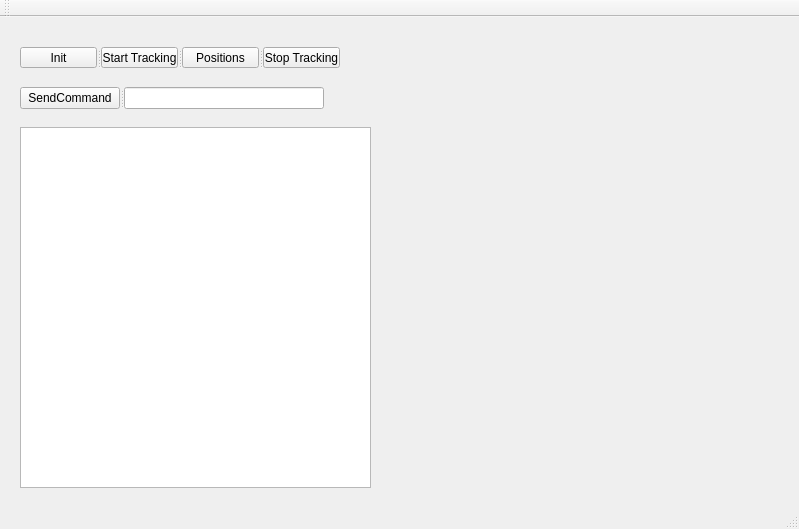
<?xml version="1.0" encoding="UTF-8"?>
<ui version="4.0">
 <class>TestApp</class>
 <widget class="QMainWindow" name="TestApp">
  <property name="geometry">
   <rect>
    <x>0</x>
    <y>0</y>
    <width>799</width>
    <height>529</height>
   </rect>
  </property>
  <property name="sizePolicy">
   <sizepolicy hsizetype="Ignored" vsizetype="Preferred">
    <horstretch>0</horstretch>
    <verstretch>0</verstretch>
   </sizepolicy>
  </property>
  <property name="windowTitle">
   <string>TestApp</string>
  </property>
  <widget class="QWidget" name="centralWidget">
   <widget class="QSplitter" name="splitter">
    <property name="geometry">
     <rect>
      <x>20</x>
      <y>30</y>
      <width>320</width>
      <height>21</height>
     </rect>
    </property>
    <property name="orientation">
     <enum>Qt::Horizontal</enum>
    </property>
    <widget class="QPushButton" name="initButton">
     <property name="sizePolicy">
      <sizepolicy hsizetype="Minimum" vsizetype="Preferred">
       <horstretch>20</horstretch>
       <verstretch>0</verstretch>
      </sizepolicy>
     </property>
     <property name="maximumSize">
      <size>
       <width>100</width>
       <height>16777215</height>
      </size>
     </property>
     <property name="text">
      <string>Init</string>
     </property>
    </widget>
    <widget class="QPushButton" name="startButton">
     <property name="sizePolicy">
      <sizepolicy hsizetype="Minimum" vsizetype="Fixed">
       <horstretch>20</horstretch>
       <verstretch>0</verstretch>
      </sizepolicy>
     </property>
     <property name="maximumSize">
      <size>
       <width>100</width>
       <height>16777215</height>
      </size>
     </property>
     <property name="text">
      <string>Start Tracking</string>
     </property>
    </widget>
    <widget class="QPushButton" name="positionsButton">
     <property name="maximumSize">
      <size>
       <width>100</width>
       <height>16777215</height>
      </size>
     </property>
     <property name="text">
      <string>Positions</string>
     </property>
    </widget>
    <widget class="QPushButton" name="stopButton">
     <property name="maximumSize">
      <size>
       <width>100</width>
       <height>16777215</height>
      </size>
     </property>
     <property name="text">
      <string>Stop Tracking</string>
     </property>
    </widget>
   </widget>
   <widget class="QSplitter" name="splitter_2">
    <property name="geometry">
     <rect>
      <x>20</x>
      <y>70</y>
      <width>304</width>
      <height>22</height>
     </rect>
    </property>
    <property name="orientation">
     <enum>Qt::Horizontal</enum>
    </property>
    <widget class="QPushButton" name="sendCmdButton">
     <property name="maximumSize">
      <size>
       <width>100</width>
       <height>16777215</height>
      </size>
     </property>
     <property name="text">
      <string>SendCommand</string>
     </property>
    </widget>
    <widget class="QLineEdit" name="commandText">
     <property name="sizePolicy">
      <sizepolicy hsizetype="Maximum" vsizetype="Fixed">
       <horstretch>0</horstretch>
       <verstretch>0</verstretch>
      </sizepolicy>
     </property>
     <property name="minimumSize">
      <size>
       <width>0</width>
       <height>0</height>
      </size>
     </property>
     <property name="layoutDirection">
      <enum>Qt::LeftToRight</enum>
     </property>
    </widget>
   </widget>
   <widget class="QListWidget" name="logText">
    <property name="geometry">
     <rect>
      <x>20</x>
      <y>110</y>
      <width>351</width>
      <height>361</height>
     </rect>
    </property>
   </widget>
  </widget>
  <widget class="QMenuBar" name="menuBar">
   <property name="geometry">
    <rect>
     <x>0</x>
     <y>0</y>
     <width>799</width>
     <height>20</height>
    </rect>
   </property>
  </widget>
  <widget class="QToolBar" name="mainToolBar">
   <attribute name="toolBarArea">
    <enum>TopToolBarArea</enum>
   </attribute>
   <attribute name="toolBarBreak">
    <bool>false</bool>
   </attribute>
  </widget>
  <widget class="QStatusBar" name="statusBar"/>
 </widget>
 <layoutdefault spacing="6" margin="11"/>
 <resources/>
 <connections/>
</ui>
